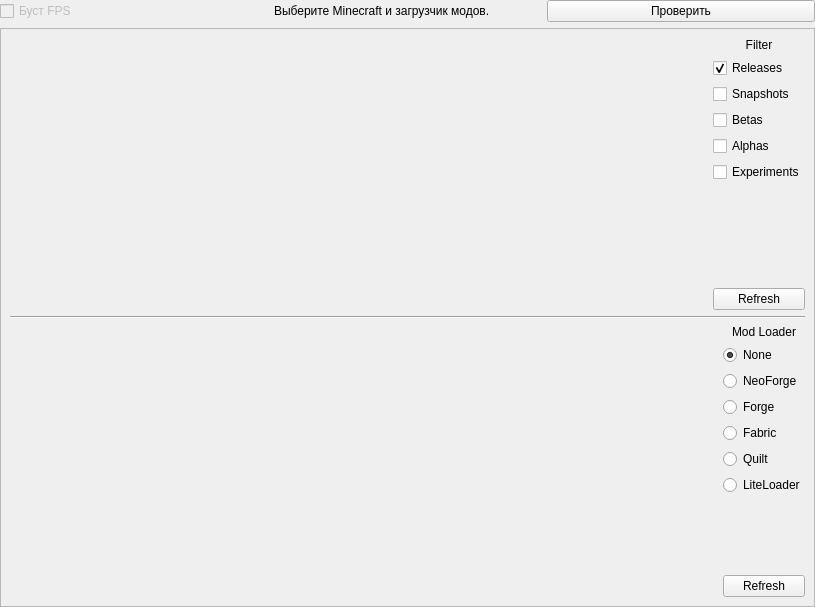
<?xml version="1.0" encoding="UTF-8"?>
<ui version="4.0">
 <class>CustomPage</class>
 <widget class="QWidget" name="CustomPage">
  <property name="geometry">
   <rect>
    <x>0</x>
    <y>0</y>
    <width>815</width>
    <height>607</height>
   </rect>
  </property>
  <layout class="QVBoxLayout" name="verticalLayout_5">
   <property name="leftMargin">
    <number>0</number>
   </property>
   <property name="topMargin">
    <number>0</number>
   </property>
   <property name="rightMargin">
    <number>0</number>
   </property>
   <property name="bottomMargin">
    <number>0</number>
   </property>
   <item>
    <layout class="QHBoxLayout" name="fpsBoostLayout">
     <item>
      <widget class="QCheckBox" name="fpsBoostToggle">
       <property name="enabled"><bool>false</bool></property>
       <property name="text"><string>Буст FPS</string></property>
      </widget>
     </item>
     <item>
      <widget class="QLabel" name="fpsBoostStatus">
       <property name="text"><string>Выберите Minecraft и загрузчик модов.</string></property>
       <property name="wordWrap"><bool>true</bool></property>
       <property name="textFormat"><enum>Qt::PlainText</enum></property>
      </widget>
     </item>
     <item>
      <widget class="QPushButton" name="fpsBoostRetry">
       <property name="text"><string>Проверить</string></property>
       <property name="autoDefault"><bool>false</bool></property>
      </widget>
     </item>
    </layout>
   </item>
   <item>
    <widget class="QScrollArea" name="scrollArea">
     <property name="widgetResizable">
      <bool>true</bool>
     </property>
     <widget class="QWidget" name="content">
      <property name="geometry">
       <rect>
        <x>0</x>
        <y>0</y>
        <width>813</width>
        <height>605</height>
       </rect>
      </property>
      <layout class="QVBoxLayout" name="verticalLayout_3">
       <item>
        <layout class="QHBoxLayout" name="minecraftLayout">
         <item>
          <widget class="VersionSelectWidget" name="versionList" native="true">
           <property name="sizePolicy">
            <sizepolicy hsizetype="Expanding" vsizetype="Expanding">
             <horstretch>0</horstretch>
             <verstretch>0</verstretch>
            </sizepolicy>
           </property>
          </widget>
         </item>
         <item>
          <layout class="QVBoxLayout" name="verticalLayout">
           <item>
            <widget class="QLabel" name="label">
             <property name="text">
              <string>Filter</string>
             </property>
             <property name="alignment">
              <set>Qt::AlignCenter</set>
             </property>
            </widget>
           </item>
           <item>
            <widget class="QCheckBox" name="releaseFilter">
             <property name="text">
              <string>Releases</string>
             </property>
             <property name="checkable">
              <bool>true</bool>
             </property>
             <property name="checked">
              <bool>true</bool>
             </property>
            </widget>
           </item>
           <item>
            <widget class="QCheckBox" name="snapshotFilter">
             <property name="text">
              <string>Snapshots</string>
             </property>
             <property name="checkable">
              <bool>true</bool>
             </property>
            </widget>
           </item>
           <item>
            <widget class="QCheckBox" name="betaFilter">
             <property name="text">
              <string>Betas</string>
             </property>
             <property name="checkable">
              <bool>true</bool>
             </property>
            </widget>
           </item>
           <item>
            <widget class="QCheckBox" name="alphaFilter">
             <property name="text">
              <string>Alphas</string>
             </property>
             <property name="checkable">
              <bool>true</bool>
             </property>
            </widget>
           </item>
           <item>
            <widget class="QCheckBox" name="experimentsFilter">
             <property name="text">
              <string>Experiments</string>
             </property>
             <property name="checkable">
              <bool>true</bool>
             </property>
            </widget>
           </item>
           <item>
            <spacer name="verticalSpacer">
             <property name="orientation">
              <enum>Qt::Vertical</enum>
             </property>
             <property name="sizeHint" stdset="0">
              <size>
               <width>20</width>
               <height>40</height>
              </size>
             </property>
            </spacer>
           </item>
           <item>
            <widget class="QPushButton" name="refreshBtn">
             <property name="text">
              <string>Refresh</string>
             </property>
            </widget>
           </item>
          </layout>
         </item>
        </layout>
       </item>
       <item>
        <widget class="Line" name="line">
         <property name="sizePolicy">
          <sizepolicy hsizetype="Minimum" vsizetype="Fixed">
           <horstretch>0</horstretch>
           <verstretch>0</verstretch>
          </sizepolicy>
         </property>
         <property name="orientation">
          <enum>Qt::Horizontal</enum>
         </property>
        </widget>
       </item>
       <item>
        <layout class="QHBoxLayout" name="loaderLayout">
         <item>
          <widget class="VersionSelectWidget" name="loaderVersionList" native="true">
           <property name="sizePolicy">
            <sizepolicy hsizetype="Expanding" vsizetype="Expanding">
             <horstretch>0</horstretch>
             <verstretch>0</verstretch>
            </sizepolicy>
           </property>
          </widget>
         </item>
         <item>
          <layout class="QVBoxLayout" name="verticalLayout_2">
           <item>
            <widget class="QLabel" name="loaderLabel">
             <property name="text">
              <string>Mod Loader</string>
             </property>
             <property name="alignment">
              <set>Qt::AlignCenter</set>
             </property>
            </widget>
           </item>
           <item>
            <widget class="QRadioButton" name="noneFilter">
             <property name="text">
              <string>None</string>
             </property>
             <property name="checked">
              <bool>true</bool>
             </property>
             <attribute name="buttonGroup">
              <string notr="true">loaderBtnGroup</string>
             </attribute>
            </widget>
           </item>
           <item>
            <widget class="QRadioButton" name="neoForgeFilter">
             <property name="text">
              <string>NeoForge</string>
             </property>
             <attribute name="buttonGroup">
              <string notr="true">loaderBtnGroup</string>
             </attribute>
            </widget>
           </item>
           <item>
            <widget class="QRadioButton" name="forgeFilter">
             <property name="text">
              <string>Forge</string>
             </property>
             <attribute name="buttonGroup">
              <string notr="true">loaderBtnGroup</string>
             </attribute>
            </widget>
           </item>
           <item>
            <widget class="QRadioButton" name="fabricFilter">
             <property name="text">
              <string>Fabric</string>
             </property>
             <attribute name="buttonGroup">
              <string notr="true">loaderBtnGroup</string>
             </attribute>
            </widget>
           </item>
           <item>
            <widget class="QRadioButton" name="quiltFilter">
             <property name="text">
              <string>Quilt</string>
             </property>
             <attribute name="buttonGroup">
              <string notr="true">loaderBtnGroup</string>
             </attribute>
            </widget>
           </item>
           <item>
            <widget class="QRadioButton" name="liteLoaderFilter">
             <property name="text">
              <string>LiteLoader</string>
             </property>
             <attribute name="buttonGroup">
              <string notr="true">loaderBtnGroup</string>
             </attribute>
            </widget>
           </item>
           <item>
            <spacer name="verticalSpacer_2">
             <property name="orientation">
              <enum>Qt::Vertical</enum>
             </property>
             <property name="sizeHint" stdset="0">
              <size>
               <width>20</width>
               <height>40</height>
              </size>
             </property>
            </spacer>
           </item>
           <item>
            <widget class="QPushButton" name="loaderRefreshBtn">
             <property name="text">
              <string>Refresh</string>
             </property>
            </widget>
           </item>
          </layout>
         </item>
        </layout>
       </item>
      </layout>
     </widget>
    </widget>
   </item>
  </layout>
 </widget>
 <customwidgets>
  <customwidget>
   <class>VersionSelectWidget</class>
   <extends>QWidget</extends>
   <header>ui/widgets/VersionSelectWidget.h</header>
   <container>1</container>
  </customwidget>
 </customwidgets>
 <tabstops>
  <tabstop>releaseFilter</tabstop>
  <tabstop>snapshotFilter</tabstop>
  <tabstop>betaFilter</tabstop>
  <tabstop>alphaFilter</tabstop>
  <tabstop>experimentsFilter</tabstop>
  <tabstop>refreshBtn</tabstop>
 </tabstops>
 <resources/>
 <connections/>
 <buttongroups>
  <buttongroup name="loaderBtnGroup"/>
 </buttongroups>
</ui>
